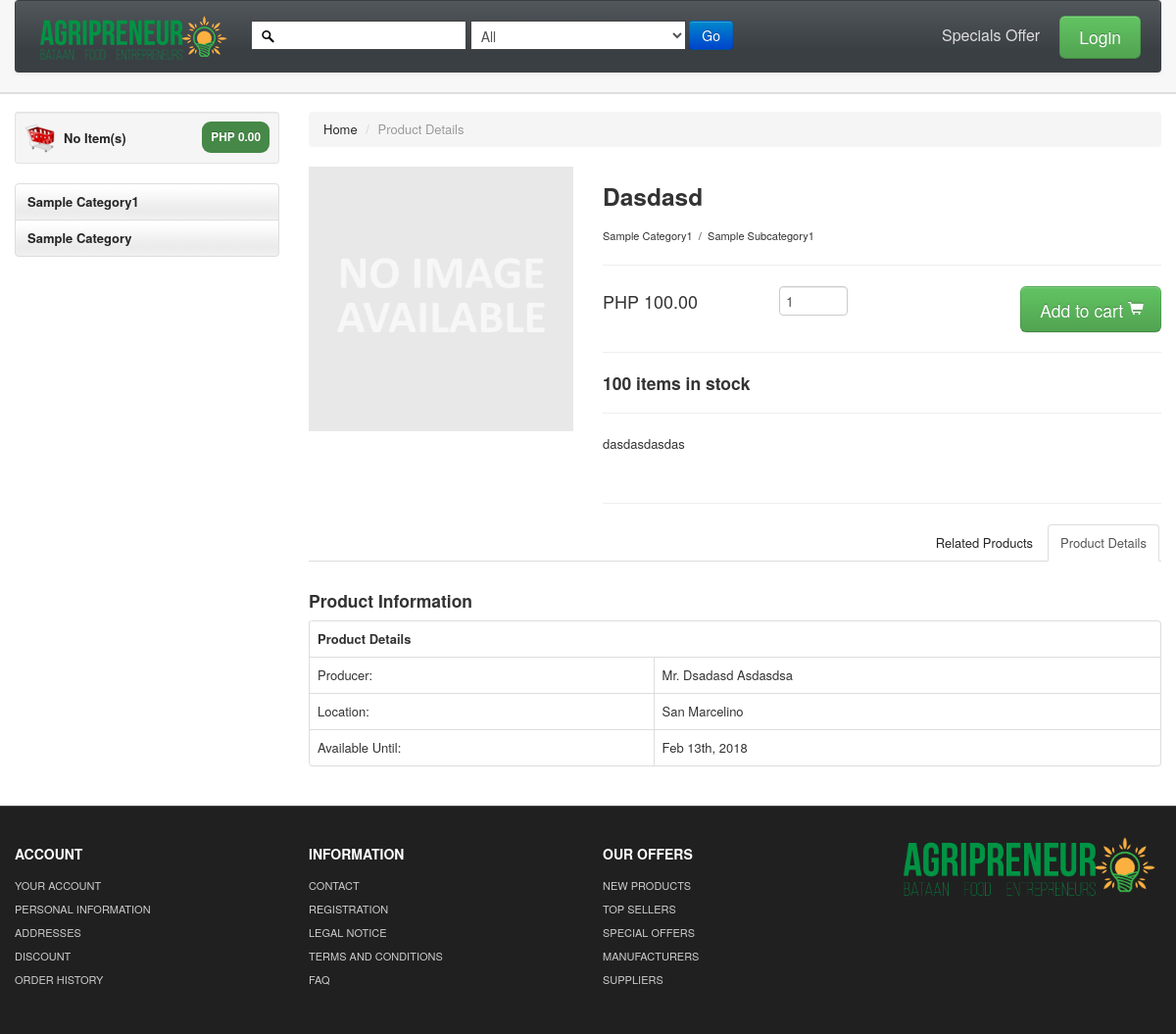
Screenshot of /shop/product/2 with the database file from the repository.
### tables this page shows
CREATE TABLE `tbl_category` (
  `category_id` int(11) NOT NULL,
  `category_name` varchar(255) NOT NULL,
  `category_identifier` varchar(255) NOT NULL,
  `category_status` int(11) NOT NULL,
  `timestamp_created` timestamp NOT NULL DEFAULT CURRENT_TIMESTAMP,
  `timestamp_update` timestamp NOT NULL DEFAULT '0000-00-00 00:00:00' ON UPDATE CURRENT_TIMESTAMP
);

CREATE TABLE `tbl_product_category` (
  `id` int(11) NOT NULL,
  `category_id` int(11) NOT NULL,
  `subcategory_id` int(11) NOT NULL,
  `product_id` int(11) NOT NULL,
  `timestamp_created` timestamp NOT NULL DEFAULT CURRENT_TIMESTAMP,
  `timestamp_updated` timestamp NOT NULL DEFAULT '0000-00-00 00:00:00' ON UPDATE CURRENT_TIMESTAMP
);

CREATE TABLE `tbl_products` (
  `product_id` int(11) NOT NULL,
  `user_id` int(11) NOT NULL,
  `image` varchar(255) NOT NULL,
  `name` varchar(255) NOT NULL,
  `quantity` int(11) NOT NULL,
  `unit` varchar(255) NOT NULL,
  `price` int(11) NOT NULL,
  `harvest_date` varchar(255) NOT NULL,
  `availability` varchar(255) NOT NULL,
  `description` text NOT NULL,
  `timestamp_created` timestamp NOT NULL DEFAULT CURRENT_TIMESTAMP,
  `timestamp_updated` timestamp NOT NULL DEFAULT '0000-00-00 00:00:00' ON UPDATE CURRENT_TIMESTAMP,
  `status` int(11) DEFAULT '0'
);

CREATE TABLE `tbl_sub_category` (
  `subcategory_id` int(11) NOT NULL,
  `category_id` int(11) NOT NULL,
  `subcategory_name` varchar(255) NOT NULL,
  `subcategory_identifier` varchar(255) NOT NULL,
  `subcategory_status` int(11) NOT NULL,
  `timestamp_create` timestamp NOT NULL DEFAULT CURRENT_TIMESTAMP,
  `timestampe_update` timestamp NOT NULL DEFAULT '0000-00-00 00:00:00' ON UPDATE CURRENT_TIMESTAMP
);

CREATE TABLE `tbl_user` (
  `id` int(11) NOT NULL,
  `type` varchar(20) NOT NULL,
  `email` varchar(100) NOT NULL,
  `password` varchar(100) NOT NULL,
  `title` varchar(10) NOT NULL,
  `fname` varchar(100) NOT NULL,
  `lname` varchar(255) NOT NULL,
  `gender` varchar(25) NOT NULL,
  `birthday` varchar(99) NOT NULL,
  `address` varchar(255) NOT NULL,
  `longitude` varchar(255) NOT NULL,
  `latitude` varchar(255) NOT NULL,
  `mobile` varchar(100) NOT NULL,
  `status` int(11) NOT NULL,
  `timestamp_created` timestamp NOT NULL DEFAULT CURRENT_TIMESTAMP,
  `timestamp_updated` timestamp NOT NULL DEFAULT '0000-00-00 00:00:00' ON UPDATE CURRENT_TIMESTAMP
);

### application/libraries/Template.php (called while the page is built, shortened)
<?php
class Template {
    var $use_template = '';
    var $use_template_file = '';
    var $template_data = array();
	var $CI;
	function __construct(){
		$this->CI =& get_instance();
	}
	function set_title($title){
		$this->template_data['title'] = $title;
	}
	function set_additional_css($css_set){
        $this->template_data['additional_css'] = $css_set;
    }
    function set_additional_js($js_set){
        $this->template_data['add_js'] = $js_set;
    }
    public function set_template($name,$file="template"){
        $this->use_template = $name;
        $this->use_template_file = $file;
    }
    public function load_sub($key,$value){
        if(is_array($key)){
            $this->template_data = $key;
        }else{
            $this->template_data[$key] = $value;
        }
    }
    public function load($path){
        $content = $this->CI->load->view($path,$this->template_data,true);
        $this->template_data["content"] = $content;
        $template_path = $this->use_template . "/" . $this->use_template_file;
        $this->CI->load->view("templates/".$template_path,$this->template_data);
    }
}

### application/controllers/Shop.php (called while the page is built, shortened)
<?php
class Shop extends CI_Controller {
    function __construct(){
        $styles = array(
		);
		$js = array(
			'assets/user/js/register.js',
			'assets/user/js/shop.js'
		);
		$this->template->set_additional_css($styles);
		$this->template->set_additional_js($js);
        $this->template->set_title('AGRIPRENEUR');
        $this->template->set_template('shop');
    }
	function product_details($id)
	{
		$this->template->load_sub("related_products", $this->product_model->get_related_product($id));
		$this->template->load_sub("producer", $this->product_model->get_producer_info($id));
		$this->template->load_sub("categories", $this->user_model->get_categories_data());
		$this->template->load_sub("product", $this->product_model->get_product_data($id));
		$this->template->load('shop/product_details');
	}
}

### index.php (called while the page is built, shortened)
<?php
require_once BASEPATH.'core/CodeIgniter.php';

### application/models/User_model.php (called while the page is built, shortened)
<?php
class User_model extends CI_Model {
    function get_categories_data()
    {
        $this->db->select('*');
        $this->db->from('tbl_category');
        $this->db->where('category_status', '1');
        $category = $this->db->get();
        if($category->num_rows()){
            $cat = $category->result_array();
            return $cat;
         }
        return [];
    }
}

### application/models/Product_model.php (called while the page is built, shortened)
<?php
class Product_model extends CI_Model {
    function get_product_data($id)
    {
        $this->db->select('*');
        $this->db->from('tbl_products');
        $this->db->join('tbl_product_category', 'tbl_product_category.product_id = tbl_products.product_id','left outer');
        $this->db->join('tbl_category', 'tbl_category.category_id = tbl_product_category.category_id','left outer');
        $this->db->join('tbl_sub_category', 'tbl_sub_category.subcategory_id = tbl_product_category.subcategory_id','left outer');
        $this->db->where('tbl_products.product_id', $id);
        $this->db->where('tbl_products.status', '1');
        $query = $this->db->get();
        if($query->num_rows() > 0){
            return $query->row();
        }
        return [];
    }
    function get_related_product($id)
    {
        $this->db->select('*');
        $this->db->from('tbl_products');
        $this->db->where('product_id', $id);
        $query = $this->db->get();
        if($query->num_rows() > 0){
            $res = $query->row();
            $this->db->select('*');
            $this->db->from('tbl_products');
            $this->db->where('user_id', $res->user_id);
            $this->db->where('status', '1');
            $this->db->order_by('rand()');
            $this->db->limit(6);
            $related = $this->db->get();
            return $related->result();
        }
        return [];
    }
    function get_producer_info($id)
    {
        $this->db->select('*');
        $this->db->from('tbl_products');
        $this->db->join('tbl_user', 'tbl_user.id = tbl_products.user_id');
        $this->db->where('tbl_products.product_id', $id);
        $query = $this->db->get();
        if($query->num_rows() > 0){
            return $query->row();
        }
        return [];
    }
}

### application/views/shop/product_details.php (the view, shortened to what this page needs)
<div id="mainBody">
	<div class="container">
		<div class="row">
			<?php $this->load->view('shop/sidebar'); ?>
			<div class="span9">
				<ul class="breadcrumb">
					<li>
						<a href="<?php echo base_url();?>">Home</a>
						<span class="divider">/</span>
					</li>
					<li class="active">Product Details</li>
				</ul>
				<div class="row">
					<div id="gallery" class="span3">
						<a href="<?php echo base_url() ?>assets/images/products/large/f1.jpg" title="Fujifilm FinePix S2950 Digital Camera">
						<img
							<?php
								if (!empty($prduct->image)) {
									?>
									src="<?php echo base_url();?>uploads/<?php echo $product->image; ?>"
									<?php
								}else{
									?>
									src="<?php echo base_url();?>uploads/no-image.jpg"
									<?php
								}
							?> style="width:100%" alt="<?php echo ucfirst($product->image); ?>" />
						</a>
					</div>
					<div class="span6">
						<h3><?php echo ucfirst($product->name); ?></h3>
						<small><?php echo ucfirst($product->category_name) . '&nbsp;&nbsp;/&nbsp;&nbsp;' . ucfirst($product->subcategory_name)?></small>
						<hr class="soft" />
						<form class="form-horizontal qtyFrm" id="add_to_cart">
							<div class="control-group">
								<label class="control-label">
									<span>PHP <?php echo number_format($product->price,2);?></span>
								</label>
								<div class="controls">
									<input type="number" class="span1" name="quantity" value="1" min="1" max="<?php echo $product->quantity; ?>" />
									<button type="submit" class="btn btn-large btn-success pull-right"> Add to cart
										<i class=" icon-shopping-cart"></i>
									</button>
								</div>
							</div>
						</form>
						<hr class="soft" />
						<h4><?php echo $product->quantity;?> items in stock</h4>
						<hr class="soft clr" />
						<p>
							<?php echo $product->description ?>
						</p>
						<br class="clr" />
						<hr class="soft" />
					</div>
					<div class="span9">
						<ul id="productDetail" class="nav nav-tabs">
							<li class="active">
								<a href="#home" data-toggle="tab">Product Details</a>
							</li>
							<li>
								<a href="#profile" data-toggle="tab">Related Products</a>
							</li>
						</ul>
						<div id="myTabContent" class="tab-content">
							<div class="tab-pane fade active in" id="home">
								<h4>Product Information</h4>
								<table class="table table-bordered">
									<tbody>
										<tr class="techSpecRow">
											<th colspan="2">Product Details</th>
										</tr>
										<tr class="techSpecRow">
											<td class="techSpecTD1">Producer: </td>
											<td class="techSpecTD2"><?php echo $producer->title. ' ' . ucfirst($producer->fname). ' ' . ucfirst($producer->lname)  ?></td>
										</tr>
										<tr class="techSpecRow">
											<td class="techSpecTD1">Location:</td>
											<td class="techSpecTD2"><?php echo $producer->address ?></td>
										</tr>
										<tr class="techSpecRow">
											<td class="techSpecTD1">Available Until:</td>
											<td class="techSpecTD2"> <?php echo date("M jS, Y", strtotime($producer->availability)) ?></td>
										</tr>
									</tbody>
								</table>
							</div>
						</div>
					</div>
				</div>
			</div>
		</div>
	</div>
</div>

### application/views/shop/sidebar.php (shortened to what this page needs)
<div id="sidebar" class="span3">
	<div class="well well-small">
		<a id="myCart" href="<?php echo base_url();?>cart/view">
			<img src="<?php echo base_url() ?>assets/images/ico-cart.png" alt="cart">
			<?php
				if(!empty($this->cart->contents())){
					$total = $this->cart->total_items();
					echo $total;
				}else echo 'No';
			?>
			Item(s)
			<span class="badge badge-success pull-right">PHP <?php echo $this->cart->format_number($this->cart->total()); ?></span>
		</a>
	</div>
	<ul id="sideManu" class="nav nav-tabs nav-stacked" style="display:inline;">
		<?php
		foreach ($categories as $category) {
			?>
				<li class="subMenu open">
					<a><?php echo $category['category_name']; ?></a>
				</li>
			<?php
		}
		?>
	</ul>
	<br/>
</div>

### assets/css/base.css (style rules this page uses)
#mainBody { border-top:2px solid #dedede; padding-top: 18px; }
.clr { clear:both; }
#myCart img { float:left; margin-right:8px; }
#myCart .badge { padding: 9px; }
#myCart { font-size: 13px;font-weight: bold; line-height: 33px; }
#sidebar ul { list-style: none;padding: 0;margin: 0;width: 100%; }
#sidebar li a { font-weight:bold; background:url(../images/tabRepeatInactive.png) repeat-x 0 0; color:#262626; }
#productDetail > li, .nav-pills > li { float: right; }
#myTabContent { text-align:justify }
[class^="icon-"], [class*=" icon-"] { background-image: none; }
.navbar .nav.pull-right, #sideManu { overflow:hidden; }

### rows the page displays
tbl_category: category_name "Sample Category1"
tbl_category: category_name "Sample Category"
tbl_product_category: product.name "Dasdasd", category.category_name "Sample Category1", subcategory.subcategory_name "Sample Subcategory1", product.price "100.00", product.quantity "100", product.description "dasdasdasdas"
tbl_products: user.title "Mr.", user.fname "Dsadasd", user.lname "Asdasdsa", user.address "San Marcelino", availability "Feb 13th, 2018"

### other values shown
$this->cart->format_number($this->cart->total()) "0.00"
